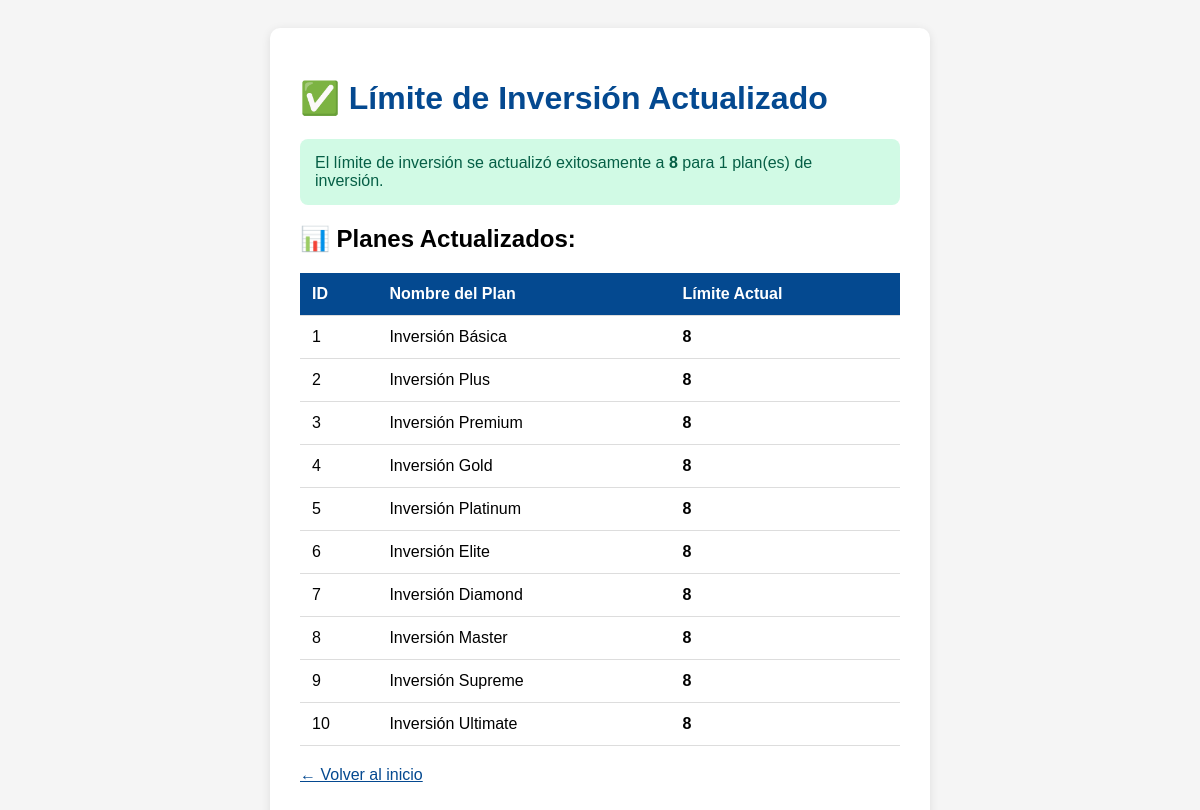
The app's page /actualizar_limite.php with its own data.
### tables this page shows
CREATE TABLE IF NOT EXISTS tipos_inversion (
    id INT AUTO_INCREMENT PRIMARY KEY,
    nombre VARCHAR(100) NOT NULL,
    descripcion TEXT,
    precio_inversion DECIMAL(10, 2) NOT NULL,
    ganancia_diaria DECIMAL(10, 2) NOT NULL,
    ganancia_mensual DECIMAL(10, 2) NOT NULL,
    limite_inversion INT DEFAULT 1,
    imagen VARCHAR(255),
    duracion_dias INT DEFAULT 30,
    estado ENUM('activo', 'inactivo') DEFAULT 'activo',
    fecha_creacion TIMESTAMP DEFAULT CURRENT_TIMESTAMP
);

### actualizar_limite.php (the view, shortened to what this page needs)
<?php
$conn = getConnection();
$sql = "UPDATE tipos_inversion SET limite_inversion = 8 WHERE estado = 'activo'";
if ($conn->query($sql)) {
    $affected = $conn->affected_rows;
    $result = $conn->query("SELECT id, nombre, limite_inversion FROM tipos_inversion WHERE estado = 'activo' ORDER BY precio_inversion ASC");
    echo "<!DOCTYPE html>";
    echo "<html lang='es'>";
    echo "<head>";
    echo "</head>";
    echo "<body>";
    echo "<div class='container'>";
    echo "<h1>✅ Límite de Inversión Actualizado</h1>";
    echo "<div class='success'>";
    echo "El límite de inversión se actualizó exitosamente a <strong>8</strong> para {$affected} plan(es) de inversión.";
    echo "</div>";
    echo "<h2>📊 Planes Actualizados:</h2>";
    echo "<table>";
    echo "<tr><th>ID</th><th>Nombre del Plan</th><th>Límite Actual</th></tr>";
    while ($row = $result->fetch_assoc()) {
        echo "<tr>";
        echo "<td>{$row['id']}</td>";
        echo "<td>{$row['nombre']}</td>";
        echo "<td><strong>{$row['limite_inversion']}</strong></td>";
        echo "</tr>";
    }
    echo "</table>";
    echo "<p style='margin-top: 20px;'><a href='index.php' style='color: #044990;'>← Volver al inicio</a></p>";
    echo "</div>";
    echo "</body>";
    echo "</html>";
}
?>

### records on screen
tipos_inversion: id "1", nombre "Inversión Básica", limite_inversion "8"
tipos_inversion: id "2", nombre "Inversión Plus", limite_inversion "8"
tipos_inversion: id "3", nombre "Inversión Premium", limite_inversion "8"
tipos_inversion: id "4", nombre "Inversión Gold", limite_inversion "8"
tipos_inversion: id "5", nombre "Inversión Platinum", limite_inversion "8"
tipos_inversion: id "6", nombre "Inversión Elite", limite_inversion "8"
tipos_inversion: id "7", nombre "Inversión Diamond", limite_inversion "8"
tipos_inversion: id "8", nombre "Inversión Master", limite_inversion "8"
tipos_inversion: id "9", nombre "Inversión Supreme", limite_inversion "8"
tipos_inversion: id "10", nombre "Inversión Ultimate", limite_inversion "8"

### other values on screen
$affected "1"
